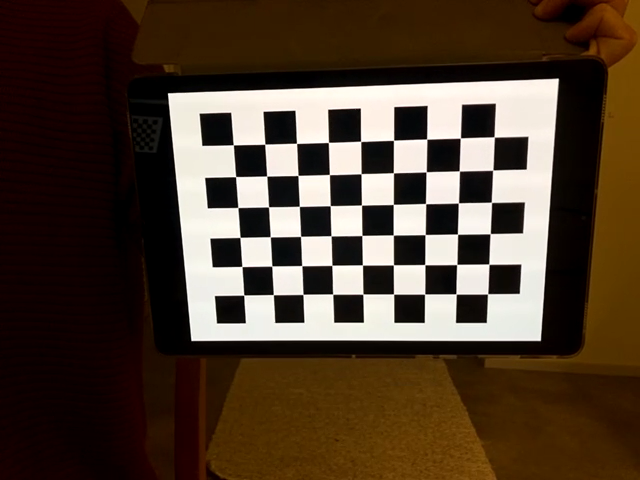
#> input picture solvepnp/cameraCalibration/calibrationImages/img0.png, 640 x 480 px; its folder holds 5 pictures in this run; the run also reads 1 picture not shown here
$ python cameraCalibration.py
#> lines starting #> are read from the running program, lines starting #| are printed output that depends on the picture; after the words box and inside, x2 and y2 are one past the last pixel; in counts of white or black regions, pixels touching at a corner belong together
import numpy as np
import cv2 as cv2
import glob


################ FIND CHESSBOARD CORNERS - OBJECT POINTS AND IMAGE POINTS #############################

chessboardSize = (9, 6)
frameSize = (640, 480)


# termination criteria
criteria = (cv2.TERM_CRITERIA_EPS + cv2.TERM_CRITERIA_MAX_ITER, 30, 0.001)


# prepare object points, like (0,0,0), (1,0,0), (2,0,0) ....,(6,5,0)
objp = np.zeros((chessboardSize[0] * chessboardSize[1], 3), np.float32)
objp[:,:2] = np.mgrid[0:chessboardSize[0],0:chessboardSize[1]].T.reshape(-1,2)

size_of_chessboard_squares_mm = 17
objp = objp * size_of_chessboard_squares_mm


# Arrays to store object points and image points from all the images.
objpoints = [] # 3d point in real world space
imgpoints = [] # 2d points in image plane.


images = glob.glob('./calibrationImages/*.png')

for image in images:

    img = cv2.imread(image)
#> img is the input picture: shape (480, 640, 3); mean B, G, R 48.2, 63, 79.5
    gray = cv2.cvtColor(img, cv2.COLOR_BGR2GRAY)
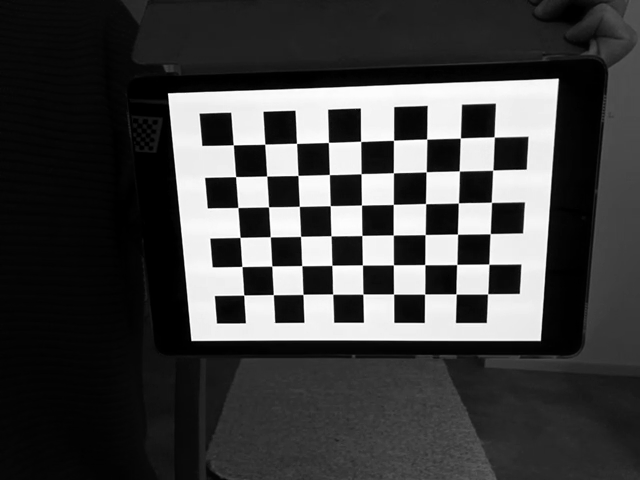
#> gray: shape (480, 640); min 0, max 255, mean 66.2

    # Find the chess board corners
    ret, corners = cv2.findChessboardCorners(gray, chessboardSize, cv2.CALIB_CB_ADAPTIVE_THRESH)
#> ret = True; corners = 54 rows, first 8: [233.4, 144.9], [264.8, 144.2], [296.5, 143.3], [328.4, 142.4], [360.7, 141.4], [393.5, 140.3], [426.6, 139], [460.3, 138.1]
    # If found, add object points, image points (after refining them)
    if ret == True:

        objpoints.append(objp)
        corners2 = cv2.cornerSubPix(gray, corners, (11,11), (-1,-1), criteria)
#> corners2 = 54 rows, first 8: [233.3, 144.8], [264.8, 144.2], [296.5, 143.3], [328.4, 142.4], [360.7, 141.4], [393.5, 140.3], [426.7, 139.1], [460.3, 138]
        imgpoints.append(corners)

        # Draw and display the corners
        cv2.drawChessboardCorners(img, chessboardSize, corners2, ret)
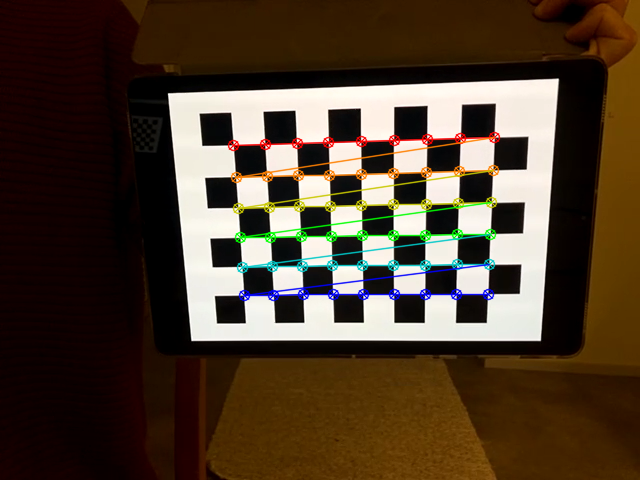
#> img: shape (480, 640, 3); 4.02% of pixels changed, all inside (x1, y1, x2, y2) = (227, 131, 501, 302)
        cv2.imshow('img', img)
        cv2.waitKey(1000)
#> pass 2 of the loop `for image in images:`:
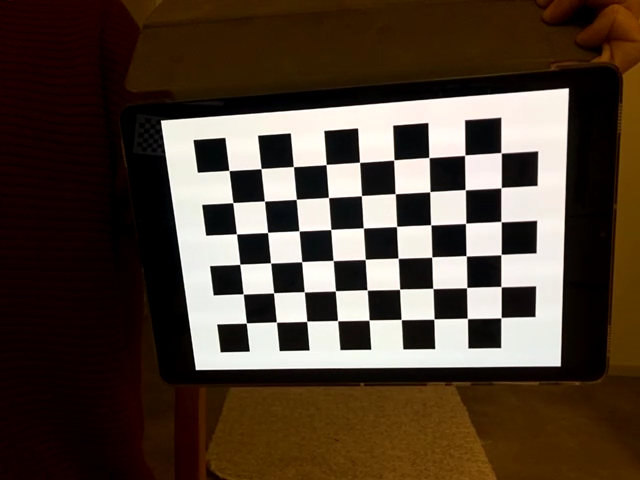
#> input picture solvepnp/cameraCalibration/calibrationImages/img1.png, 640 x 480 px
#> img is the input picture: shape (480, 640, 3); mean B, G, R 53.1, 65.5, 80.2
#> `gray = cv2.cvtColor(img, cv2.COLOR_BGR2GRAY)`:
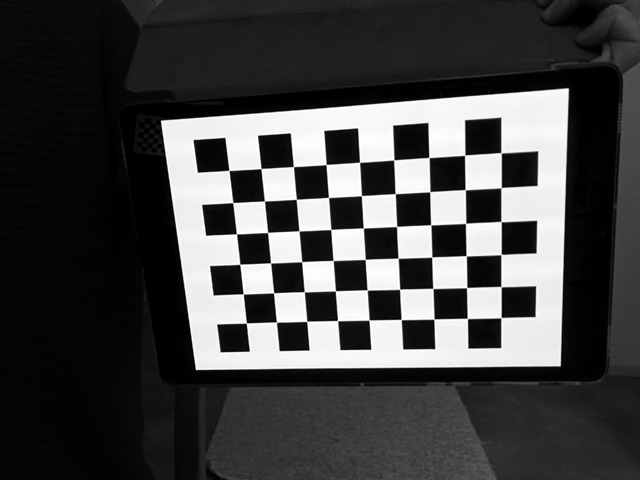
#> gray: shape (480, 640); min 0, max 255, mean 68.5
#> corners = 54 rows, first 8: [229, 170.5], [261, 168.6], [293.4, 166.6], [326.1, 164.6], [359.5, 162.2], [393.8, 160], [428.9, 157.5], [464.8, 155.1]
#> corners2 = 54 rows, first 8: [229, 170.5], [261.1, 168.5], [293.4, 166.6], [326.1, 164.5], [359.5, 162.3], [393.8, 159.9], [429, 157.5], [464.7, 155.2]
#> `cv2.drawChessboardCorners(img, chessboardSize, corners2, ret)`:
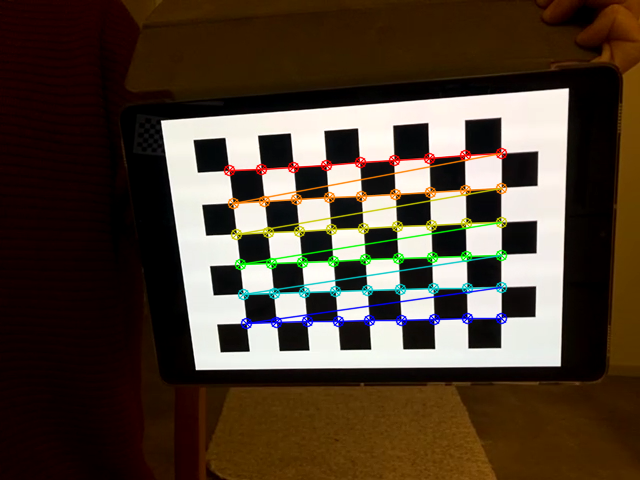
#> img: shape (480, 640, 3); 4.13% of pixels changed, all inside (x1, y1, x2, y2) = (223, 147, 508, 330)
#> pass 3 of the loop `for image in images:`:
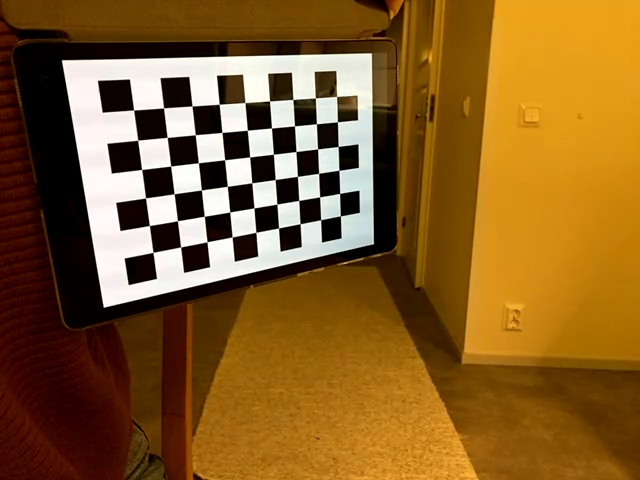
#> input picture solvepnp/cameraCalibration/calibrationImages/img10.png, 640 x 480 px
#> img is the input picture: shape (480, 640, 3); mean B, G, R 39, 93.5, 133.4
#> `gray = cv2.cvtColor(img, cv2.COLOR_BGR2GRAY)`:
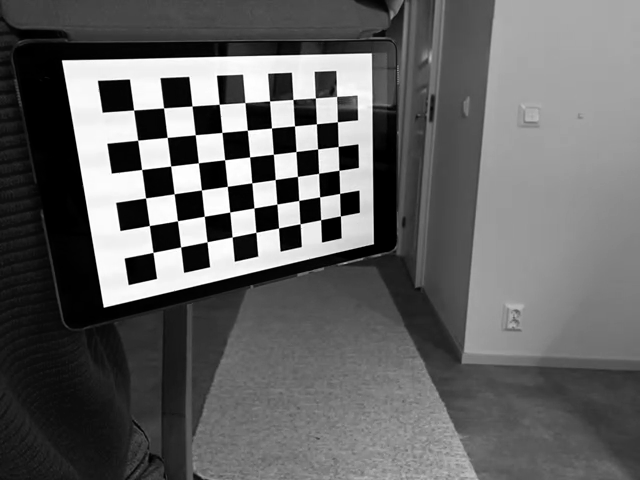
#> gray: shape (480, 640); min 0, max 255, mean 99.2
#> corners = 54 rows, first 8: [133.6, 110], [163.6, 107.8], [192, 106], [219.1, 104.3], [245, 102.6], [269.6, 100.9], [292.9, 99.51], [315.4, 97.95]
#> corners2 = 54 rows, first 8: [133.6, 110], [163.6, 107.9], [192, 106], [219.2, 104.3], [244.9, 102.6], [269.5, 100.9], [292.9, 99.48], [315.3, 97.99]
#> `cv2.drawChessboardCorners(img, chessboardSize, corners2, ret)`:
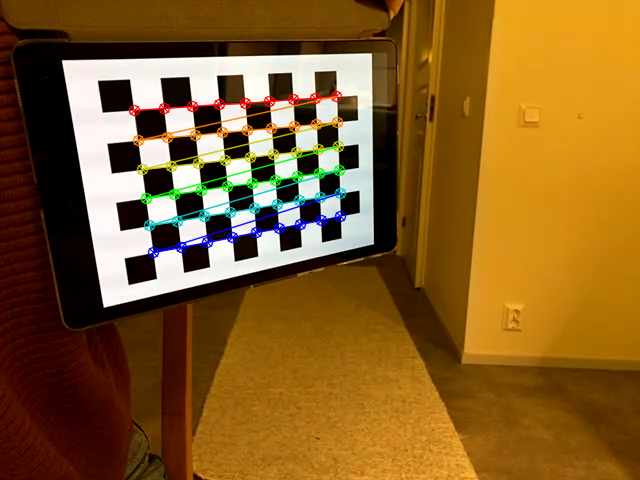
#> img: shape (480, 640, 3); 3.38% of pixels changed, all inside (x1, y1, x2, y2) = (128, 90, 347, 259)
#> the loop made 5 passes; the first 3 are shown


cv2.destroyAllWindows()


############## CALIBRATION #######################################################

ret, cameraMatrix, dist, rvecs, tvecs = cv2.calibrateCamera(objpoints, imgpoints, frameSize, None, None)

np.savez("CameraParams", cameraMatrix=cameraMatrix, dist=dist, rvecs=rvecs, tvecs=tvecs)
## Save the camera calibration result for later use (we won't worry about rvecs / tvecs)
#pickle.dump((cameraMatrix, dist), open( "calibration.pkl", "wb" ))
#pickle.dump(cameraMatrix, open( "cameraMatrix.pkl", "wb" ))
#pickle.dump(dist, open( "dist.pkl", "wb" ))


############## UNDISTORTION #####################################################

img = cv2.imread('calibrationImages/img1.png')
h,  w = img.shape[:2]
#> h = 480; w = 640
newCameraMatrix, roi = cv2.getOptimalNewCameraMatrix(cameraMatrix, dist, (w,h), 1, (w,h))


# Undistort
dst = cv2.undistort(img, cameraMatrix, dist, None, newCameraMatrix)

# crop the image
x, y, w, h = roi
dst = dst[y:y+h, x:x+w]
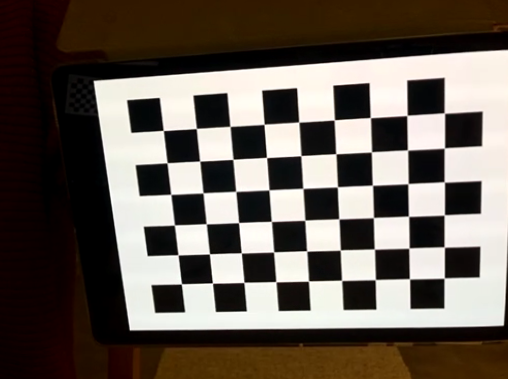
#> dst: shape (379, 508, 3); mean B, G, R 86, 94.2, 103
#cv2.imwrite('../../caliResult1.png', dst)


# Undistort with Remapping
mapx, mapy = cv2.initUndistortRectifyMap(cameraMatrix, dist, None, newCameraMatrix, (w,h), 5)
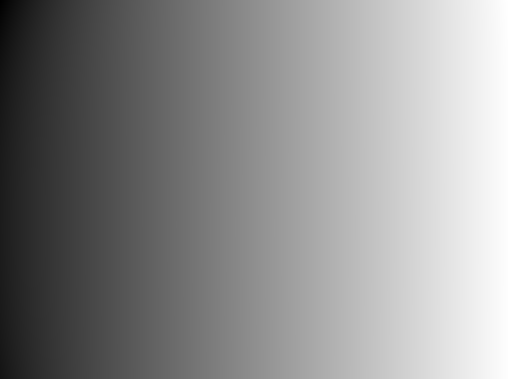
#> mapx: shape (379, 508) float32; min -61.57, max 503.5, mean 253.6; drawn with min black and max white
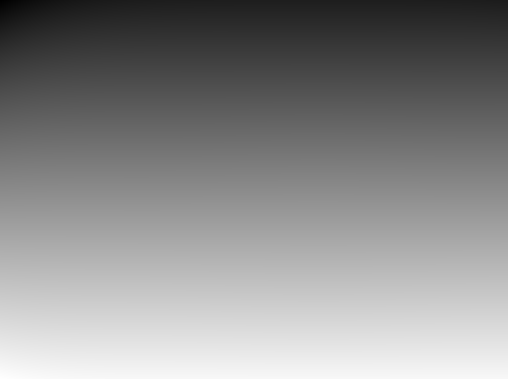
#> mapy: shape (379, 508) float32; min -52.34, max 390.1, mean 188.2; drawn with min black and max white
dst = cv2.remap(img, mapx, mapy, cv2.INTER_LINEAR)
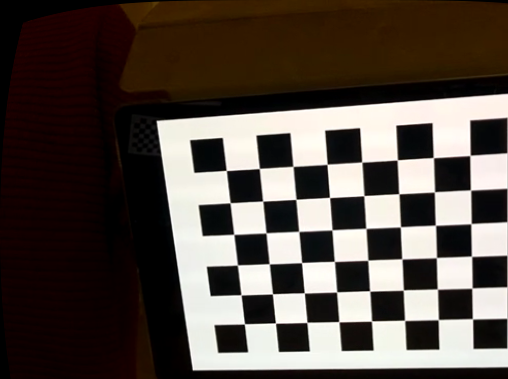
#> dst: shape (379, 508, 3); mean B, G, R 68.9, 75.5, 85.1

# crop the image
x, y, w, h = roi
dst = dst[y:y+h, x:x+w]
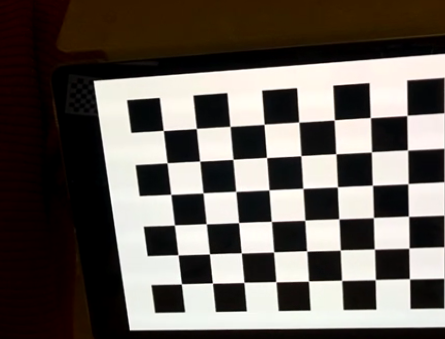
#> dst: shape (339, 445, 3); mean B, G, R 87.9, 93.9, 100.6
#cv2.imwrite('../../caliResult2.png', dst)


# Reprojection Error
mean_error = 0

for i in range(len(objpoints)):
    imgpoints2, _ = cv2.projectPoints(objpoints[i], rvecs[i], tvecs[i], cameraMatrix, dist)
    error = cv2.norm(imgpoints[i], imgpoints2, cv2.NORM_L2)/len(imgpoints2)
    mean_error += error

print( "total error: {}".format(mean_error/len(objpoints)) )
